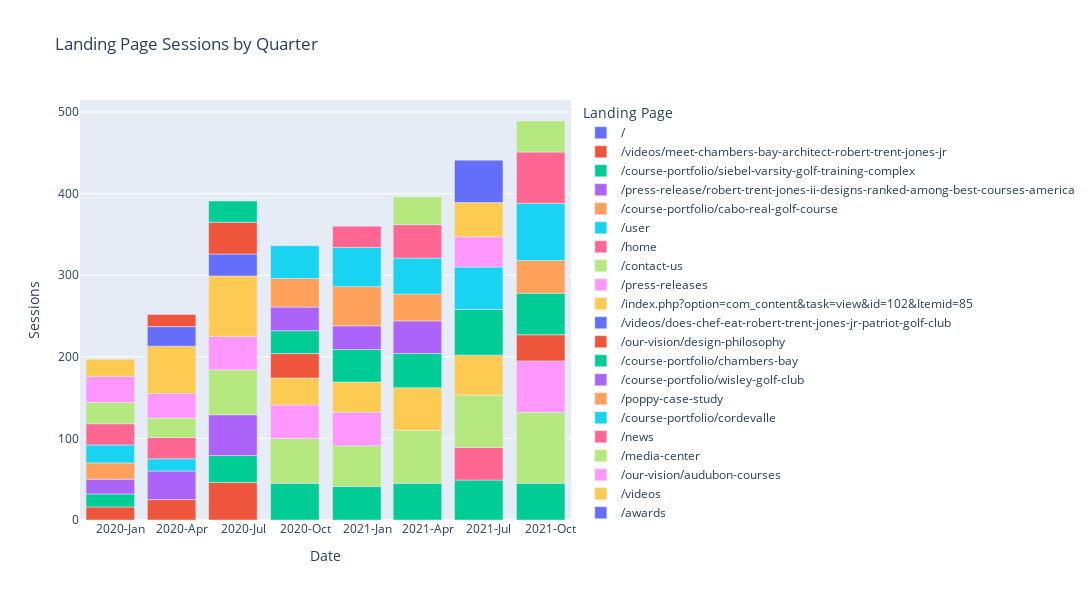

The notebook cell this image was saved under:
### Code cell
# Read the CSV file
df = pd.read_csv('output/rtj2/Landing Pages/consolidated-landing-pages.csv')

# # Now, let's create the Date column
df['Date'] = pd.to_datetime(df['Year'].astype(str) + '-' + df['Quarter'].apply(functions.quarter_to_month) + '-01')

# Sort by date
df = df.sort_values("Date")

# Create Line Plot with No Total
exclude_list = ["total"]
fig = px.bar(df.query('`Landing Page` not in @exclude_list'), x='Date', y='Sessions', color='Landing Page', title='Landing Page Sessions by Quarter')

# Update the layout
fig.update_layout(
    autosize=False,
    width=1200,  # Width of the figure in pixels
    height=600  # Height of the figure in pixels
)

# Customize the x-axis to show both year and quarter
fig.update_xaxes(
    dtick="M3",
    tickformat="%Y-%b",  # This will show Year-Month
    ticklabelmode="period"
)

fig.show()
fig.write_html('output/rtj2/rtj2-landing-pages.html')

### Figure 1 — Plotly figure (JSON) as saved in the notebook; plotly's stock layout.template omitted (floating-point values rounded to 4 significant figures)
{"data": [{"alignmentgroup": "True", "hovertemplate": "Landing Page=/<br>Date=%{x}<br>Sessions=%{y}<extra></extra>", "legendgroup": "/", "marker": {"color": "#636efa", "pattern": {"shape": ""}}, "name": "/", "offsetgroup": "/", "orientation": "v", "showlegend": true, "textposition": "auto", "type": "bar", "x": ["2020-01-01T00:00:00", "2020-04-01T00:00:00", "2020-07-01T00:00:00", "2020-10-01T00:00:00", "2021-01-01T00:00:00", "2021-04-01T00:00:00", "2021-07-01T00:00:00", "2021-10-01T00:00:00"], "xaxis": "x", "y": [null, null, null, null, null, null, null, null], "yaxis": "y"}, {"alignmentgroup": "True", "hovertemplate": "Landing Page=/videos/meet-chambers-bay-architect-robert-trent-jones-jr<br>Date=%{x}<br>Sessions=%{y}<extra></extra>", "legendgroup": "/videos/meet-chambers-bay-architect-robert-trent-jones-jr", "marker": {"color": "#EF553B", "pattern": {"shape": ""}}, "name": "/videos/meet-chambers-bay-architect-robert-trent-jones-jr", "offsetgroup": "/videos/meet-chambers-bay-architect-robert-trent-jones-jr", "orientation": "v", "showlegend": true, "textposition": "auto", "type": "bar", "x": ["2020-01-01T00:00:00", "2020-04-01T00:00:00", "2020-07-01T00:00:00"], "xaxis": "x", "y": [16, 25, 46], "yaxis": "y"}, {"alignmentgroup": "True", "hovertemplate": "Landing Page=/course-portfolio/siebel-varsity-golf-training-complex<br>Date=%{x}<br>Sessions=%{y}<extra></extra>", "legendgroup": "/course-portfolio/siebel-varsity-golf-training-complex", "marker": {"color": "#00cc96", "pattern": {"shape": ""}}, "name": "/course-portfolio/siebel-varsity-golf-training-complex", "offsetgroup": "/course-portfolio/siebel-varsity-golf-training-complex", "orientation": "v", "showlegend": true, "textposition": "auto", "type": "bar", "x": ["2020-01-01T00:00:00", "2020-07-01T00:00:00", "2020-10-01T00:00:00", "2021-01-01T00:00:00", "2021-04-01T00:00:00", "2021-07-01T00:00:00", "2021-10-01T00:00:00"], "xaxis": "x", "y": [16, 33, 45, 41, 45, 49, 45], "yaxis": "y"}, {"alignmentgroup": "True", "hovertemplate": "Landing Page=/press-release/robert-trent-jones-ii-designs-ranked-among-best-courses-america<br>Date=%{x}<br>Sessions=%{y}<extra></extra>", "legendgroup": "/press-release/robert-trent-jones-ii-designs-ranked-among-best-courses-america", "marker": {"color": "#ab63fa", "pattern": {"shape": ""}}, "name": "/press-release/robert-trent-jones-ii-designs-ranked-among-best-courses-america", "offsetgroup": "/press-release/robert-trent-jones-ii-designs-ranked-among-best-courses-america", "orientation": "v", "showlegend": true, "textposition": "auto", "type": "bar", "x": ["2020-01-01T00:00:00", "2020-04-01T00:00:00", "2020-07-01T00:00:00"], "xaxis": "x", "y": [18, 35, 50], "yaxis": "y"}, {"alignmentgroup": "True", "hovertemplate": "Landing Page=/course-portfolio/cabo-real-golf-course<br>Date=%{x}<br>Sessions=%{y}<extra></extra>", "legendgroup": "/course-portfolio/cabo-real-golf-course", "marker": {"color": "#FFA15A", "pattern": {"shape": ""}}, "name": "/course-portfolio/cabo-real-golf-course", "offsetgroup": "/course-portfolio/cabo-real-golf-course", "orientation": "v", "showlegend": true, "textposition": "auto", "type": "bar", "x": ["2020-01-01T00:00:00"], "xaxis": "x", "y": [20], "yaxis": "y"}, {"alignmentgroup": "True", "hovertemplate": "Landing Page=/user<br>Date=%{x}<br>Sessions=%{y}<extra></extra>", "legendgroup": "/user", "marker": {"color": "#19d3f3", "pattern": {"shape": ""}}, "name": "/user", "offsetgroup": "/user", "orientation": "v", "showlegend": true, "textposition": "auto", "type": "bar", "x": ["2020-01-01T00:00:00", "2020-04-01T00:00:00"], "xaxis": "x", "y": [22, 15], "yaxis": "y"}, {"alignmentgroup": "True", "hovertemplate": "Landing Page=/home<br>Date=%{x}<br>Sessions=%{y}<extra></extra>", "legendgroup": "/home", "marker": {"color": "#FF6692", "pattern": {"shape": ""}}, "name": "/home", "offsetgroup": "/home", "orientation": "v", "showlegend": true, "textposition": "auto", "type": "bar", "x": ["2020-01-01T00:00:00", "2020-04-01T00:00:00", "2021-07-01T00:00:00"], "xaxis": "x", "y": [26, 26, 40], "yaxis": "y"}, {"alignmentgroup": "True", "hovertemplate": "Landing Page=/contact-us<br>Date=%{x}<br>Sessions=%{y}<extra></extra>", "legendgroup": "/contact-us", "marker": {"color": "#B6E880", "pattern": {"shape": ""}}, "name": "/contact-us", "offsetgroup": "/contact-us", "orientation": "v", "showlegend": true, "textposition": "auto", "type": "bar", "x": ["2020-01-01T00:00:00", "2020-04-01T00:00:00", "2020-07-01T00:00:00", "2020-10-01T00:00:00", "2021-01-01T00:00:00", "2021-04-01T00:00:00", "2021-07-01T00:00:00", "2021-10-01T00:00:00"], "xaxis": "x", "y": [26, 24, 55, 55, 50, 65, 64, 87], "yaxis": "y"}, {"alignmentgroup": "True", "hovertemplate": "Landing Page=/press-releases<br>Date=%{x}<br>Sessions=%{y}<extra></extra>", "legendgroup": "/press-releases", "marker": {"color": "#FF97FF", "pattern": {"shape": ""}}, "name": "/press-releases", "offsetgroup": "/press-releases", "orientation": "v", "showlegend": true, "textposition": "auto", "type": "bar", "x": ["2020-01-01T00:00:00", "2020-04-01T00:00:00", "2020-07-01T00:00:00", "2020-10-01T00:00:00", "2021-01-01T00:00:00", "2021-10-01T00:00:00"], "xaxis": "x", "y": [32, 30, 41, 41, 41, 63], "yaxis": "y"}, {"alignmentgroup": "True", "hovertemplate": "Landing Page=/index.php?option=com_content&task=view&id=102&Itemid=85<br>Date=%{x}<br>Sessions=%{y}<extra></extra>", "legendgroup": "/index.php?option=com_content&task=view&id=102&Itemid=85", "marker": {"color": "#FECB52", "pattern": {"shape": ""}}, "name": "/index.php?option=com_content&task=view&id=102&Itemid=85", "offsetgroup": "/index.php?option=com_content&task=view&id=102&Itemid=85", "orientation": "v", "showlegend": true, "textposition": "auto", "type": "bar", "x": ["2020-01-01T00:00:00", "2020-04-01T00:00:00", "2020-07-01T00:00:00", "2020-10-01T00:00:00", "2021-01-01T00:00:00", "2021-04-01T00:00:00", "2021-07-01T00:00:00"], "xaxis": "x", "y": [21, 58, 74, 33, 37, 52, 49], "yaxis": "y"}, {"alignmentgroup": "True", "hovertemplate": "Landing Page=/videos/does-chef-eat-robert-trent-jones-jr-patriot-golf-club<br>Date=%{x}<br>Sessions=%{y}<extra></extra>", "legendgroup": "/videos/does-chef-eat-robert-trent-jones-jr-patriot-golf-club", "marker": {"color": "#636efa", "pattern": {"shape": ""}}, "name": "/videos/does-chef-eat-robert-trent-jones-jr-patriot-golf-club", "offsetgroup": "/videos/does-chef-eat-robert-trent-jones-jr-patriot-golf-club", "orientation": "v", "showlegend": true, "textposition": "auto", "type": "bar", "x": ["2020-04-01T00:00:00", "2020-07-01T00:00:00"], "xaxis": "x", "y": [24, 27], "yaxis": "y"}, {"alignmentgroup": "True", "hovertemplate": "Landing Page=/our-vision/design-philosophy<br>Date=%{x}<br>Sessions=%{y}<extra></extra>", "legendgroup": "/our-vision/design-philosophy", "marker": {"color": "#EF553B", "pattern": {"shape": ""}}, "name": "/our-vision/design-philosophy", "offsetgroup": "/our-vision/design-philosophy", "orientation": "v", "showlegend": true, "textposition": "auto", "type": "bar", "x": ["2020-04-01T00:00:00", "2020-07-01T00:00:00", "2020-10-01T00:00:00", "2021-10-01T00:00:00"], "xaxis": "x", "y": [15, 39, 30, 32], "yaxis": "y"}, {"alignmentgroup": "True", "hovertemplate": "Landing Page=/course-portfolio/chambers-bay<br>Date=%{x}<br>Sessions=%{y}<extra></extra>", "legendgroup": "/course-portfolio/chambers-bay", "marker": {"color": "#00cc96", "pattern": {"shape": ""}}, "name": "/course-portfolio/chambers-bay", "offsetgroup": "/course-portfolio/chambers-bay", "orientation": "v", "showlegend": true, "textposition": "auto", "type": "bar", "x": ["2020-07-01T00:00:00", "2020-10-01T00:00:00", "2021-01-01T00:00:00", "2021-04-01T00:00:00", "2021-07-01T00:00:00", "2021-10-01T00:00:00"], "xaxis": "x", "y": [26, 28, 40, 42, 56, 51], "yaxis": "y"}, {"alignmentgroup": "True", "hovertemplate": "Landing Page=/course-portfolio/wisley-golf-club<br>Date=%{x}<br>Sessions=%{y}<extra></extra>", "legendgroup": "/course-portfolio/wisley-golf-club", "marker": {"color": "#ab63fa", "pattern": {"shape": ""}}, "name": "/course-portfolio/wisley-golf-club", "offsetgroup": "/course-portfolio/wisley-golf-club", "orientation": "v", "showlegend": true, "textposition": "auto", "type": "bar", "x": ["2020-10-01T00:00:00", "2021-01-01T00:00:00", "2021-04-01T00:00:00"], "xaxis": "x", "y": [29, 29, 40], "yaxis": "y"}, {"alignmentgroup": "True", "hovertemplate": "Landing Page=/poppy-case-study<br>Date=%{x}<br>Sessions=%{y}<extra></extra>", "legendgroup": "/poppy-case-study", "marker": {"color": "#FFA15A", "pattern": {"shape": ""}}, "name": "/poppy-case-study", "offsetgroup": "/poppy-case-study", "orientation": "v", "showlegend": true, "textposition": "auto", "type": "bar", "x": ["2020-10-01T00:00:00", "2021-01-01T00:00:00", "2021-04-01T00:00:00", "2021-10-01T00:00:00"], "xaxis": "x", "y": [35, 48, 33, 40], "yaxis": "y"}, {"alignmentgroup": "True", "hovertemplate": "Landing Page=/course-portfolio/cordevalle<br>Date=%{x}<br>Sessions=%{y}<extra></extra>", "legendgroup": "/course-portfolio/cordevalle", "marker": {"color": "#19d3f3", "pattern": {"shape": ""}}, "name": "/course-portfolio/cordevalle", "offsetgroup": "/course-portfolio/cordevalle", "orientation": "v", "showlegend": true, "textposition": "auto", "type": "bar", "x": ["2020-10-01T00:00:00", "2021-01-01T00:00:00", "2021-04-01T00:00:00", "2021-07-01T00:00:00", "2021-10-01T00:00:00"], "xaxis": "x", "y": [40, 48, 44, 52, 70], "yaxis": "y"}, {"alignmentgroup": "True", "hovertemplate": "Landing Page=/news<br>Date=%{x}<br>Sessions=%{y}<extra></extra>", "legendgroup": "/news", "marker": {"color": "#FF6692", "pattern": {"shape": ""}}, "name": "/news", "offsetgroup": "/news", "orientation": "v", "showlegend": true, "textposition": "auto", "type": "bar", "x": ["2021-01-01T00:00:00", "2021-04-01T00:00:00", "2021-10-01T00:00:00"], "xaxis": "x", "y": [26, 41, 63], "yaxis": "y"}, {"alignmentgroup": "True", "hovertemplate": "Landing Page=/media-center<br>Date=%{x}<br>Sessions=%{y}<extra></extra>", "legendgroup": "/media-center", "marker": {"color": "#B6E880", "pattern": {"shape": ""}}, "name": "/media-center", "offsetgroup": "/media-center", "orientation": "v", "showlegend": true, "textposition": "auto", "type": "bar", "x": ["2021-04-01T00:00:00", "2021-10-01T00:00:00"], "xaxis": "x", "y": [34, 38], "yaxis": "y"}, {"alignmentgroup": "True", "hovertemplate": "Landing Page=/our-vision/audubon-courses<br>Date=%{x}<br>Sessions=%{y}<extra></extra>", "legendgroup": "/our-vision/audubon-courses", "marker": {"color": "#FF97FF", "pattern": {"shape": ""}}, "name": "/our-vision/audubon-courses", "offsetgroup": "/our-vision/audubon-courses", "orientation": "v", "showlegend": true, "textposition": "auto", "type": "bar", "x": ["2021-07-01T00:00:00"], "xaxis": "x", "y": [37], "yaxis": "y"}, {"alignmentgroup": "True", "hovertemplate": "Landing Page=/videos<br>Date=%{x}<br>Sessions=%{y}<extra></extra>", "legendgroup": "/videos", "marker": {"color": "#FECB52", "pattern": {"shape": ""}}, "name": "/videos", "offsetgroup": "/videos", "orientation": "v", "showlegend": true, "textposition": "auto", "type": "bar", "x": ["2021-07-01T00:00:00"], "xaxis": "x", "y": [42], "yaxis": "y"}, {"alignmentgroup": "True", "hovertemplate": "Landing Page=/awards<br>Date=%{x}<br>Sessions=%{y}<extra></extra>", "legendgroup": "/awards", "marker": {"color": "#636efa", "pattern": {"shape": ""}}, "name": "/awards", "offsetgroup": "/awards", "orientation": "v", "showlegend": true, "textposition": "auto", "type": "bar", "x": ["2021-07-01T00:00:00"], "xaxis": "x", "y": [52], "yaxis": "y"}], "layout": {"autosize": false, "barmode": "relative", "height": 600, "legend": {"title": {"text": "Landing Page"}, "tracegroupgap": 0}, "title": {"text": "Landing Page Sessions by Quarter"}, "width": 1200, "xaxis": {"anchor": "y", "autorange": true, "domain": [0, 1], "dtick": "M3", "range": ["2019-11-17", "2021-11-15"], "tickformat": "%Y-%b", "ticklabelmode": "period", "title": {"text": "Date"}, "type": "date"}, "yaxis": {"anchor": "x", "autorange": true, "domain": [0, 1], "range": [0, 514.7], "title": {"text": "Sessions"}}}}
